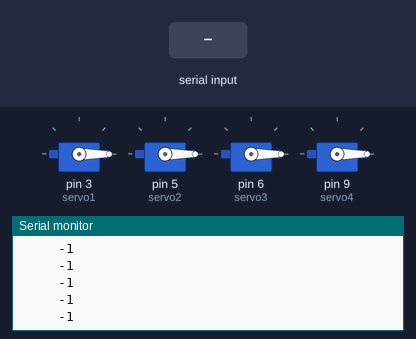
Simulated run of this sketch. Board: Arduino Uno, built with avr-gcc and run on an emulated ATmega328P. Parts: 4 × servo, the last lines printed to the serial monitor. The test bench sets the inputs (shaded band).

Above: at 3.5 s.
3.6 s: "90,45\n" received over Serial
At 3.81 s:
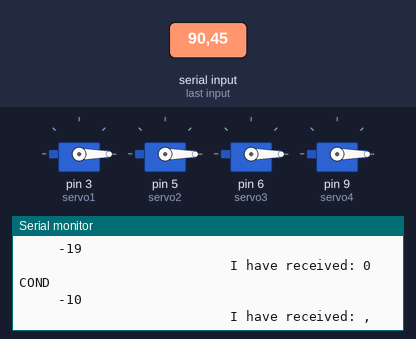
5.2 s: "30,150\n" received over Serial
At 5.34 s:
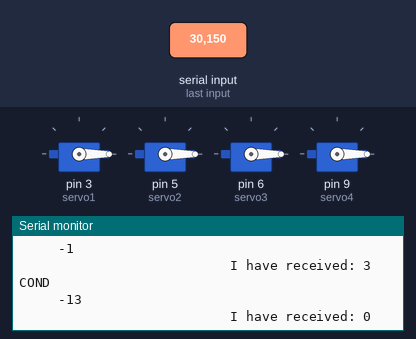
8.2 s: "90\n" received over Serial
Timing chart, 0 to 11.2 s (numbered marks = the images above; inputs shaded):
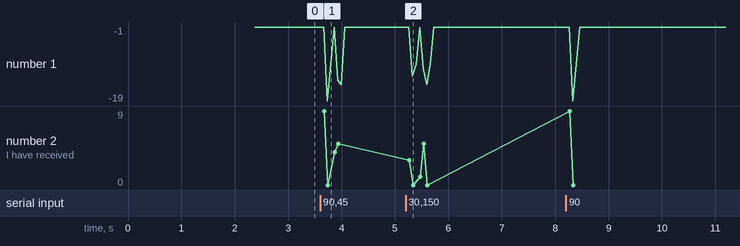

The sketch:

QuadcopterTest.ino
```cpp
#include <Servo.h>

Servo servo1;
Servo servo2;
Servo servo3;
Servo servo4;
int val=-1;
boolean cond=false;
String incomingString = "-1";

void setup()
{
  servo1.attach(3);  // attaches the servo on pin 3
  servo2.attach(5);  // attaches the servo on pin 5
  servo3.attach(6);  // attaches the servo on pin 6
  servo4.attach(9);

  servo1.write(0);
  servo2.write(0);
  servo3.write(0);
  servo4.write(0);

  delay(2000);
   // Required for I/O from Serial monitor
  Serial.begin(9600);
  // Print a startup message
  Serial.println("initializing");
  delay(350);
  Serial.println("Ready to go bro!");
}

void loop()
{
  if(Serial.available() > 0)
  {
    cond=true;
    // read the value
    char ch = Serial.read();

    if (ch != 's')
    {
      // Print out the value received
      // so that we can see what is
      // happening
      Serial.print("                           I have received: ");
      Serial.print(ch);
      Serial.print('\n');

      // Add the character to
      // the incomingString
      incomingString += ch;

      //Serial.println(incomingString);
      // Convert the string to an integer
    }
    else
    {
      // print the incoming string
      Serial.println("I am printing the entire string");
      Serial.println(incomingString);

      // Convert the string to an integer
      int val = incomingString.toInt();

      // print the integer
      Serial.println("Printing the value: ");
      Serial.println(val);

      /*
      *  We only want to write an integer between
      *  0 and 180 to the motor.
      */
      if (val > -1 && val < 181)
     {
       // Print confirmation that the
       // value is between 0 and 180
       Serial.println("Value is between 0 and 180");
       // Write to Servo
       servo1.write(val);
     }
     // The value is not between 0 and 180.
     // We do not want write this value to
     // the motor.
     else
     {
       Serial.println("Value is NOT between 0 and 180");

       // IT'S a TRAP!
       Serial.println("Error with the input");
     }

      // Reset the value of the incomingString
      incomingString = "";
    }
  }

  if (cond)
  Serial.println("COND");
  int val = incomingString.toInt();
  Serial.println("");

  Serial.print("     ");
  Serial.print(val);

  Serial.println("");
  if (val>-1 && val<=255)
  {

    Serial.println("AAA");

    Serial.println(val);
//    println("Motor reference value= ");
//    print(val);
//    servo1.write(val);
//    servo2.write(val);
//    servo3.write(val);
//    servo4.write(val);
  }
  incomingString="-1";
  cond=false;
}
```

Measured:
- after the input at 3.6 s, the serial monitor: prints a new line after 0.07 s (image 1)
- after the input at 5.2 s, the serial monitor: prints a new line after 0.07 s (image 2)
